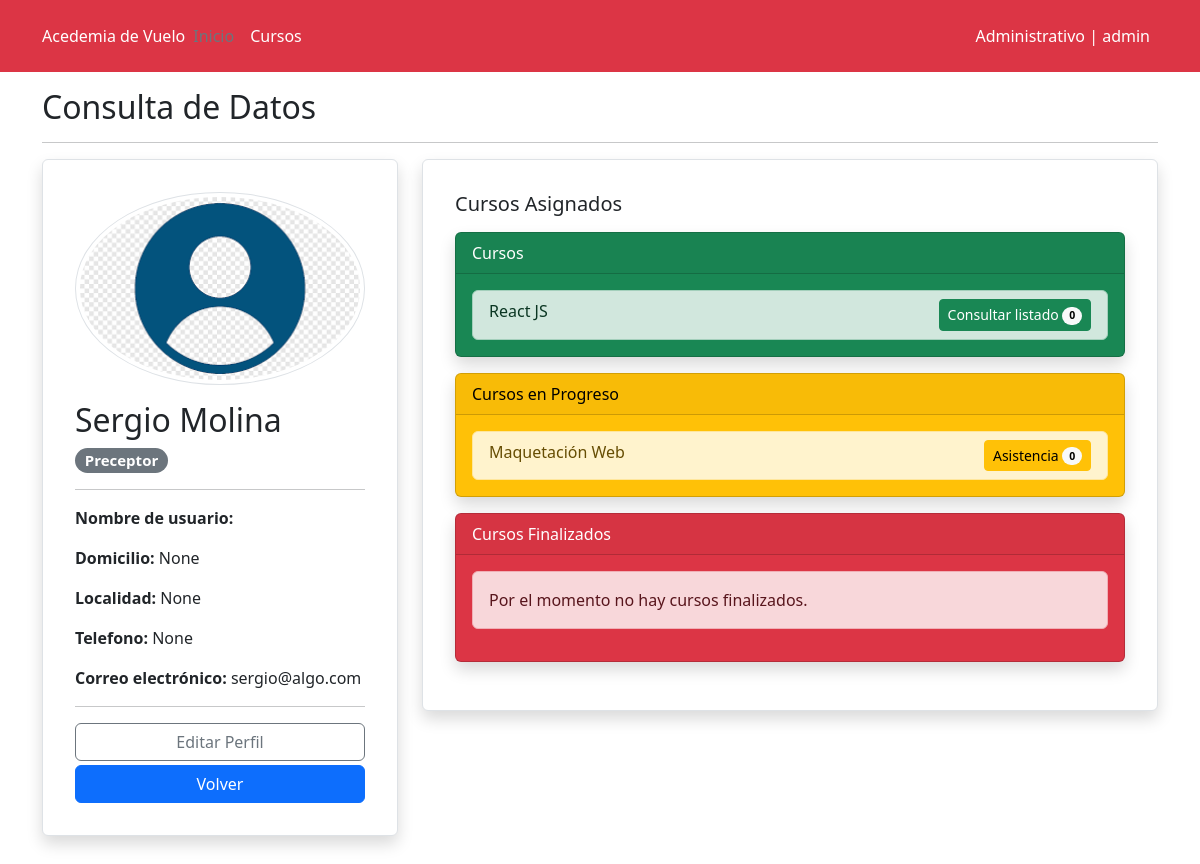
Page /user_details/7/ (signed in) on the committed database.
### accounts/models.py (models this page shows, shortened)
class Profile (models.Model):
    user = models.OneToOneField(User, on_delete=models.CASCADE, related_name='profile', verbose_name='Usuario')
    image = models.ImageField(default='defaultuser.png', upload_to='users/', verbose_name='imagen de perfil')
    address = models.CharField(max_length=150, null=True, blank=True, verbose_name='Dirección')
    location = models.CharField(max_length=150, null=True, blank=True, verbose_name='Localidad')
    telephone = models.CharField(max_length=50, null=True, blank=True, verbose_name='Teléfono')
    created_by_admin = models.BooleanField(default=True, blank=True, verbose_name='Creado por Admin')
    class Meta:
        verbose_name = 'perfil'
        verbose_name_plural = 'perfiles'
        ordering = ['-id']

### core/models.py (models this page shows, shortened)
class Course (models.Model):
    STATUS_CHOICES = (
        ('i', 'En inscripción'),
        ('p', 'En progreso'),
        ('f', 'Finalizado')
    )
    name = models.CharField(max_length=90, verbose_name='Nombre')
    description = models.CharField(max_length=300, blank=True, null=True, verbose_name='Descripción')
    teacher = models.ForeignKey(User, on_delete=models.CASCADE, limit_choices_to={'groups__name': 'profesores'},verbose_name='Profesor')
    class_quantity = models.PositiveIntegerField(default=0, verbose_name='Cantidad de clases')
    status = models.CharField(max_length=1, choices=STATUS_CHOICES, default='i', verbose_name='Estado')
    class Meta:
        verbose_name = 'curso'
        verbose_name_plural = 'cursos'

### core/views.py (the view, shortened to what this page needs)
# urls.py: path('user_details/<int:pk>/', UserDetailView.as_view(), name='user_details'),
@add_group_name_to_context
class UserDetailView (LoginRequiredMixin, DetailView):
    model = User
    template_name = 'user_details.html'
    context_object_name = 'user_profile'
    def get_context_data(self, **kwargs):
        context = super().get_context_data(**kwargs)
        user = self.get_object()
        group_id, group_name, group_name_singular, color = get_group_and_color(user)
        groups = Group.objects.all()
        singular_names = [plural_to_singular(group.name).capitalize() for group in groups]
        groups_ids = [group.id for group in groups]
        singular_groups = zip (singular_names, groups_ids)
        context['group_id_user'] = group_id
        context['group_name_user'] = group_name
        context['group_name_singular_user'] = group_name_singular
        context['color_user'] = color
        context['singular_groups'] = singular_groups
        if user.groups.first().name == 'profesores':
            assigned_courses = Course.objects.filter(teacher=user)
            inscription_courses = assigned_courses.filter(status = 'i')
            progress_courses = assigned_courses.filter(status = 'p')
            finalized_courses = assigned_courses.filter(status = 'f')
            context ['inscription_courses'] = inscription_courses
            context ['progress_courses'] = progress_courses
            context ['finalized_courses'] = finalized_courses
        elif user.groups.first().name == 'preceptores':
            all_courses = Course.objects.all()
            inscription_courses = all_courses.filter(status = 'i')
            progress_courses = all_courses.filter(status = 'p')
            finalized_courses = all_courses.filter(status = 'f')
            context ['inscription_courses'] = inscription_courses
            context ['progress_courses'] = progress_courses
            context ['finalized_courses'] = finalized_courses
        return context

### core/views.py (called while the page is built)
def plural_to_singular (plural):
    plural_singular = {
        'estudiantes': 'estudiante',
        'profesores': 'profesor',
        'preceptores': 'preceptor',
        'administrativos': 'administrativo',
    }
    return plural_singular.get(plural, 'error')

def get_group_and_color (user):
    group = user.groups.first()
    group_id = None
    group_name = None
    group_name_singular = None
    color = None
    if group:
        if group.name == 'estudiantes':
            color = 'bg-primary'
        elif group.name == 'profesores':
            color = 'bg-success'
        elif group.name == 'preceptores':
            color = 'bg-secondary'
        elif group.name == 'administrativos':
            color = 'bg-danger'
        group_id = group.id
        group_name = group.name
        group_name_singular = plural_to_singular(group.name)
    return group_id, group_name, group_name_singular, color

def add_group_name_to_context (view_class):
    original_dispatch = view_class.dispatch
    def dispatch (self, request, *args, **kwargs):
        user = self.request.user
        group_id, group_name, group_name_singular, color = get_group_and_color(user)
        context = {
            'group_name': group_name,
            'group_name_singular': group_name_singular,
            'color': color,
        }
        self.extra_context = context
        return original_dispatch (self, request, *args, **kwargs)
    view_class.dispatch = dispatch
    return view_class

### templates/user_details.html (shortened to what this page needs)
{% extends 'base.html' %}
{% block content %}
<div class="container my-3 mb-5">
    <h2>Consulta de Datos</h2>
    <hr>
    <div class="row">
        <div class="col-md-4">
        <div class="card border rounded-2 shadow p-3 mb-3">
            <div class="card-body">
                <img class="img-thumbnail rounded-circle mb-3" src="{{ user_profile.profile.image.url }}" alt="{{ user_profile.user_profilename }}" style="width: 100%" >
                <h2>{{ user_profile.first_name }} {{ user_profile.last_name }}</h2>
                <h5><span class="badge text-{{ color_user }} rounded-pill">{{ group_name_singular_user|capfirst }}</span></h5>
                <hr>
                <p><strong>Nombre de usuario: </strong>{{ user_profile.user_profilename }}</p>
                <p><strong>Domicilio: </strong>{{ user_profile.profile.address }}</p>
                <p><strong>Localidad: </strong>{{ user_profile.profile.location }}</p>
                <p><strong>Telefono: </strong>{{ user_profile.profile.telephone }}</p>
                <p><strong>Correo electrónico: </strong>{{ user_profile.email }}</p>
                <hr>
                <button type="button" class="btn btn-outline-secondary w-100 mb-1" data-bs-toggle="modal" data-bs-target="#editProfileModal">
                    Editar Perfil
                </button>
                <a class="btn btn-primary w-100" href="{% url 'profile' %}">Volver</a>
            </div>
        </div>
        </div>
            <div class="col-md-8">
                <div class="card border rounded-2 shadow p-3 mb-3">
                    <div class="card-body">
                        {% if group_name_user == 'estudiantes' %}
                            {% include 'profile/students.html' %}
                        {% elif group_name_user == 'profesores' %}
                            {% include 'profile/profesor.html' %}
                        {% elif group_name_user == 'preceptores' %}
                            {% include 'profile/preceptor.html' %}
                        {% elif group_name_user == 'administrativos' %}
                            {% include 'profile/admin.html' %}
                        {% endif %}
                    </div>
                </div>
            </div>
        </div>
    </div>
{% endblock %}

### templates/header.html (shortened to what this page needs)
{% if user.is_authenticated %}
    {% if group_name == 'estudiantes' %}
        <header class="p-3 text-bg-primary">
    {% elif group_name == 'profesores' %}
        <header class="p-3 text-bg-success">
    {% elif group_name == 'preceptores' %}
        <header class="p-3 text-bg-secondary">
    {% elif group_name == 'administrativos' %}
        <header class="p-3 text-bg-danger">
    {% endif %}
{% else %}
<header class="p-3 text-bg-primary">
{% endif %}
    <div class="container">
      <div class="d-flex flex-wrap align-items-center justify-content-center justify-content-lg-start">
        <a href="{% url 'home' %}" class="d-flex align-items-center mb-2 mb-lg-0 text-white text-decoration-none">
          Acedemia de Vuelo
        </a>
        {% if user.is_authenticated %}
            {% if group_name == 'estudiantes' %}
                <ul class="nav col-12 col-lg-auto me-lg-auto mb-2 justify-content-center mb-md-0 bg-primary">
            {% elif group_name == 'profesores' %}
                <ul class="nav col-12 col-lg-auto me-lg-auto mb-2 justify-content-center mb-md-0 bg-success">
            {% elif group_name == 'preceptores' %}
                <ul class="nav col-12 col-lg-auto me-lg-auto mb-2 justify-content-center mb-md-0 bg-secondary">
            {% elif group_name == 'administrativos' %}
                <ul class="nav col-12 col-lg-auto me-lg-auto mb-2 justify-content-center mb-md-0 bg-danger">
            {% endif %}
        {% else %}
           <ul class="nav col-12 col-lg-auto me-lg-auto mb-2 justify-content-center mb-md-0 bg-primary">
        {% endif %}
          <li><a href="{% url 'home' %}" class="nav-link px-2 text-secondary">Inicio</a></li>
          <li><a href="{% url 'courses' %}" class="nav-link px-2 text-white">Cursos</a></li>
        </ul>
        {% if user.is_authenticated %}
           <a class="nav-link px-2 text-white" href="{% url 'profile' %}">{{ group_name_singular|capfirst }} | {{user.username }}</a>
        {% else %}
            <div class="text-end">
                <a class="btn btn-outline-light me-2" href="{% url 'custom_login' %}">Iniciar Sesión</a>
                <a class="btn btn-warning" href="{% url 'register' %}">Registrarse</a>
            </div>
        {% endif %}
      </div>
    </div>
</header>

### templates/profile/preceptor.html
<h5>Cursos Asignados</h5>
<div class="card text-bg-success shadow  mt-3 mb-3">
    <div class="card-header">Cursos</div>
    <div class="card-body">
        {% if inscription_courses %}
            <ul class="list-group">
                {% for course in inscription_courses %}
                    {% with enrollment_count=course.registration_set.count %}
                        <li class="list-group-item list-group-item-success">
                            {{ course.name }}
                            <a class="btn btn-sm btn-success float-end" href="{% url 'list_attendance' course.id %}">
                                {% if course.status == 'i' %}
                                    Consultar listado
                                {% endif %}
                                <span class="badge text-bg-light rounded-pill">{{ enrollment_count }}</span>
                            </a>
                        </li>
                    {% endwith %}
                {% endfor %}
            </ul>
        {% else %}
            <div class="alert alert-bg-success" role="alert">
                Por el momento no hay cursos en inscripción.
            </div>
        {% endif %}
    </div>
</div>
<div class="card text-bg-warning shadow  mt-3 mb-3">
    <div class="card-header">Cursos en Progreso</div>
    <div class="card-body">
        {% if progress_courses %}
            <ul class="list-group">
                {% for course in progress_courses %}
                    {% with enrollment_count=course.registration_set.count %}
                        <li class="list-group-item list-group-item-warning">
                            {{ course.name }}
                            <a class="btn btn-sm btn-warning float-end" href="{% url 'list_attendance' course.id %}">
                                {% if course.status == 'p' %}
                                    Asistencia
                                {% endif %}
                                <span class="badge text-bg-light rounded-pill">{{ enrollment_count }}</span>
                            </a>
                        </li>
                    {% endwith %}
                {% endfor %}
            </ul>
        {% else %}
            <div class="alert alert-bg-warning" role="alert">
                Po el momento no hay cursos en progreso.
            </div>
        {% endif %}
    </div>
</div>
<div class="card text-bg-danger shadow  mt-3 mb-3">
    <div class="card-header">Cursos Finalizados</div>
    <div class="card-body">
        {% if finalized_courses %}
            <ul class="list-group">
                {% for course in finalized_courses %}
                    {% with enrollment_count=course.registration_set.count %}
                        <li class="list-group-item list-group-item-danger">
                            {{ course.name }}
                            <a class="btn btn-sm btn-danger float-end" href="{% url 'list_attendance' course.id %}">
                                {% if course.status == 'f' %}
                                    Consular Listado
                                {% endif %}
                                <span class="badge text-bg-light rounded-pill">{{ enrollment_count }}</span>
                            </a>
                        </li>
                    {% endwith %}
                {% endfor %}
            </ul>
        {% else %}
            <div class="alert alert-danger" role="alert">
                Por el momento no hay cursos finalizados.
            </div>
        {% endif %}
    </div>
</div>

### rows in the picture
Course: name "React JS", status "Consultar listado", registration_set.count "0"
Course: name "Maquetación Web", status "Asistencia", registration_set.count "0"

### other values in the picture
{{ group_name_singular|capfirst }} "Administrativo"
{{ user.username }} "admin"
{{ user_profile.first_name }} "Sergio"
{{ user_profile.last_name }} "Molina"
{{ group_name_singular_user|capfirst }} "Preceptor"
{{ user_profile.profile.address }} "None"
{{ user_profile.profile.location }} "None"
{{ user_profile.profile.telephone }} "None"
{{ user_profile.email }} "sergio@algo.com"
